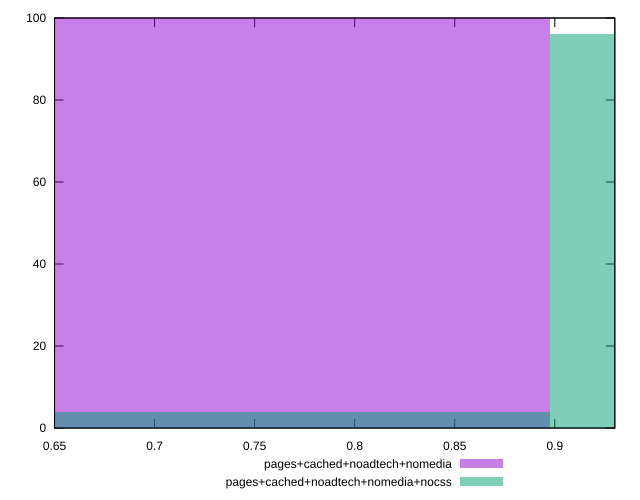

The gnuplot source for this figure:
reset

$pagesCachedNoadtechNomedia <<EOF
0.7694317500941512 100
EOF

$pagesCachedNoadtechNomediaNocss <<EOF
1.0259090001255349 96
0.7694317500941512 4
EOF

set key outside below
set boxwidth 0.2564772500313837
set xrange [0.65:0.93]
set yrange [0:100]
set trange [0:100]
set style fill transparent solid 0.5 noborder
set terminal svg size 640, 500 enhanced background rgb 'white'
set output "report_00020_2021-02-19T21:17:38.612Z2/meta/score/comparison/histogram/3_vs_4.svg"

plot $pagesCachedNoadtechNomedia title "pages+cached+noadtech+nomedia" with boxes, \
     $pagesCachedNoadtechNomediaNocss title "pages+cached+noadtech+nomedia+nocss" with boxes

reset
